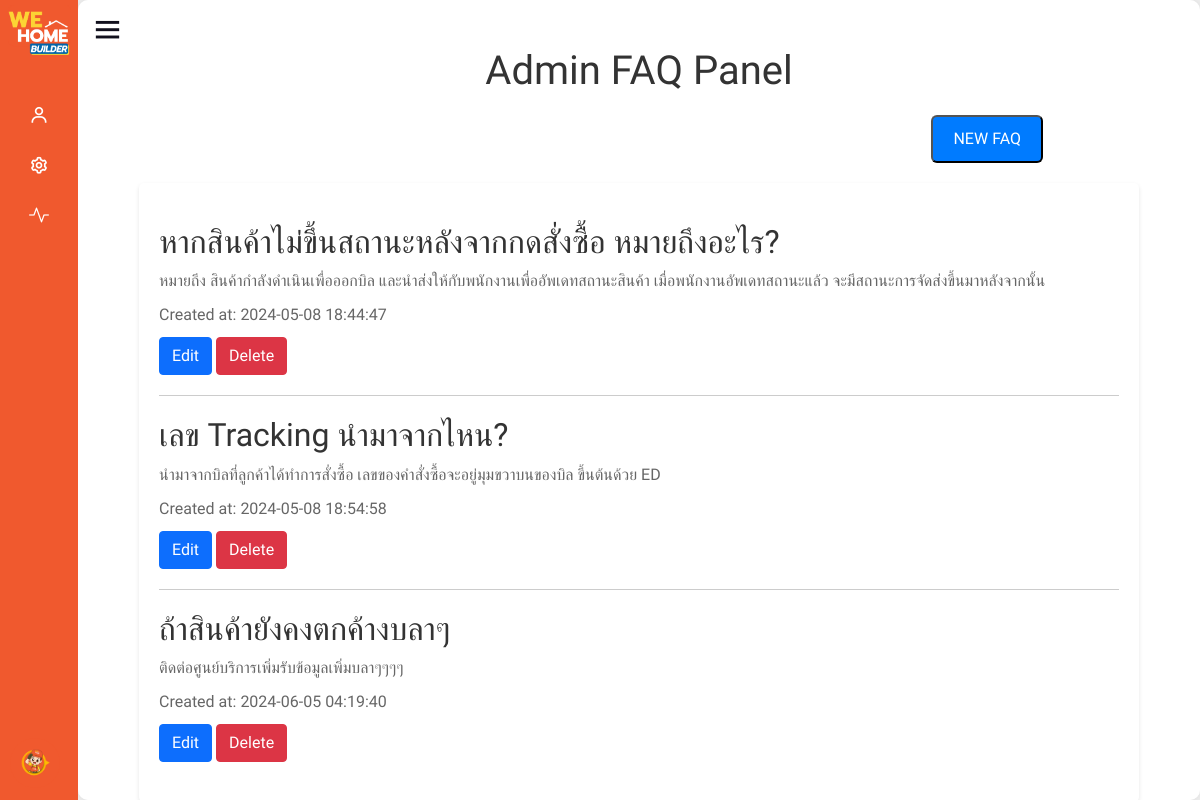
The page /view/admin/question.php on the database its author committed.
### tables this page shows
CREATE TABLE `tb_freq` (
  `freq_id` int(11) NOT NULL,
  `freq_header` varchar(255) NOT NULL,
  `freq_content` varchar(255) NOT NULL,
  `freq_create_at` timestamp NOT NULL DEFAULT current_timestamp(),
  `freq_status` tinyint(4) DEFAULT 1
);

### view/admin/question.php (the view, shortened to what this page needs)
<!DOCTYPE html>
<html lang="th">
<head>
    <link rel="stylesheet" href="https://fastly.jsdelivr.net/npm/bootstrap@5.0.0-beta1/dist/css/bootstrap.min.css">
    <link rel="stylesheet" href="https://cdn.jsdelivr.net/npm/bootstrap-icons@1.11.3/font/bootstrap-icons.min.css">
</head>
<body>
    <?php require_once('function/sidebar.php'); ?>
    <h1>Admin FAQ Panel</h1>
    <div style="text-align: right; margin-bottom: 20px;">
        <button class="new-faq-btn" id="new-faq-btn">NEW FAQ</button>
    </div>
    <div class="faq-container">
        <?php
        include '../config/connect.php';
        $query = "SELECT * FROM tb_freq";
        $result = mysqli_query($conn, $query);
        if (mysqli_num_rows($result) > 0) {
            while ($row = mysqli_fetch_assoc($result)) {
                echo "<div class='faq'>";
                echo "<h2>" . htmlspecialchars($row['freq_header']) . "</h2>";
                echo "<p>" . htmlspecialchars($row['freq_content']) . "</p>";
                echo "<p>Created at: " . htmlspecialchars($row['freq_create_at']) . "</p>";
                echo "<button class='edit-faq-btn btn btn-primary' data-id='" . htmlspecialchars($row['freq_id']) . "'>Edit</button> ";
                echo "<button class='delete-faq-btn btn btn-danger' data-id='" . htmlspecialchars($row['freq_id']) . "'>Delete</button>";
                echo "</div>";
            }
        } else {
            echo "<p>No FAQs found</p>";
        }
        ?>
    </div>
</body>
</html>

### view/admin/question.php (style rules this page uses)
body { font-family: 'Kanit', sans-serif; margin: 0; padding: 0px; background-color: #f0f0f0; }
h1 { text-align: center; margin-bottom: 20px; color: #333; }
.faq-container { max-width: 1000px; margin: 0 auto; background-color: #fff; box-shadow: 0 2px 4px rgba(0, 0, 0, 0.1); border-radius: 5px; padding: 20px; }
.faq { border-bottom: 1px solid #ccc; padding: 20px 0; }
.faq:last-child { border-bottom: none; }
.faq h2 { margin-top: 0; color: #333; }
.faq p { margin-bottom: 10px; color: #666; }
.new-faq-btn { text-decoration: none; background-color: #007bff; color: #fff; padding: 10px 20px; margin-right: 145px; border-radius: 6px; display: inline-block; transition: background-color 0.3s; }

### view/admin/function/sidebar.php (style rules this page uses)
* { margin: 0; padding: 0; box-sizing: border-box; font-family: 'Kanit', sans-serif; }
body { overflow: hidden; }

### rows shown on the page
tb_freq: freq_header "หากสินค้าไม่ขึ้นสถานะหลังจากกดสั่งซื้อ หมายถึงอะไร?", freq_content "หมายถึง สินค้ากำลังดำเนินเพื่อออกบิล และนำส่งให้กับพนักงานเพื่ออัพเดทสถานะสินค้า เมื่อพนักงานอัพเดทสถานะแล้ว จะมีสถานะการจัดส่งขึ้นมาหลังจากนั้น", freq_create_at "2024-05-08 18:44:47"
tb_freq: freq_header "เลข Tracking นำมาจากไหน?", freq_content "นำมาจากบิลที่ลูกค้าได้ทำการสั่งซื้อ เลขของคำสั่งซื้อจะอยู่มุมขวาบนของบิล ขึ้นต้นด้วย ED", freq_create_at "2024-05-08 18:54:58"
tb_freq: freq_header "ถ้าสินค้ายังคงตกค้างบลาๆ", freq_content "ติดต่อศูนย์บริการเพิ่มรับข้อมูลเพิ่มบลาๆๆๆๆ", freq_create_at "2024-06-05 04:19:40"
